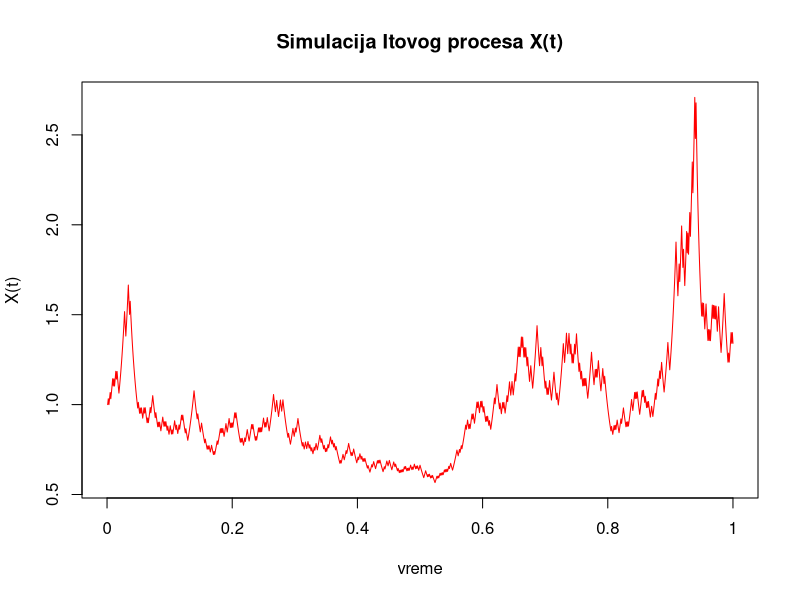

Write the R code that produced this figure.
set.seed(123)
#Parametri \mu i \sigma zavise od X_t i t

#funkcija za drift \mu
mu = function(X,t){
  mu = X+t                                  
  return(mu)
}

#funkcija za \sigma
sigma = function(X,t){
  sigma  = X*t                                 
  return(sigma)
}

#Delta t
delta = 0.001
#Racunamo n i t
#n
n = 1/delta    
#t
t =c(seq(0, n,delta))

#faktor skaliranja dt
dx = sqrt(delta)

#Matrica Vinerovog procesa
w=matrix(runif(n), n, 1)
#Skaliranje na -1,1
w=2*(w > 0.5)-1
#Nagib procesa
dw=w*dx

#Simulacija Itovog procesa
X =matrix(0, n, 1)
X[1] =1
for (i in 2:dim(dw)[1]) {
  X[i]  = mu(X[i-1],t[i-1])*delta + sigma(X[i-1],X[i-1])*dw[i] + X[i-1]
}

t1= seq(0,n, n/5)
x = c(seq(0, 1, 0.2))
#Grafik
matplot(X, type = "l",  
        xlab = "vreme", ylab = "X(t)",
        ylim = c(min(X), max(X)),xaxt="n",
        main = "Simulacija Itovog procesa X(t)", 
        col = "red", xlim = c(0,n))

axis(side=1, at = t1, labels = x)
